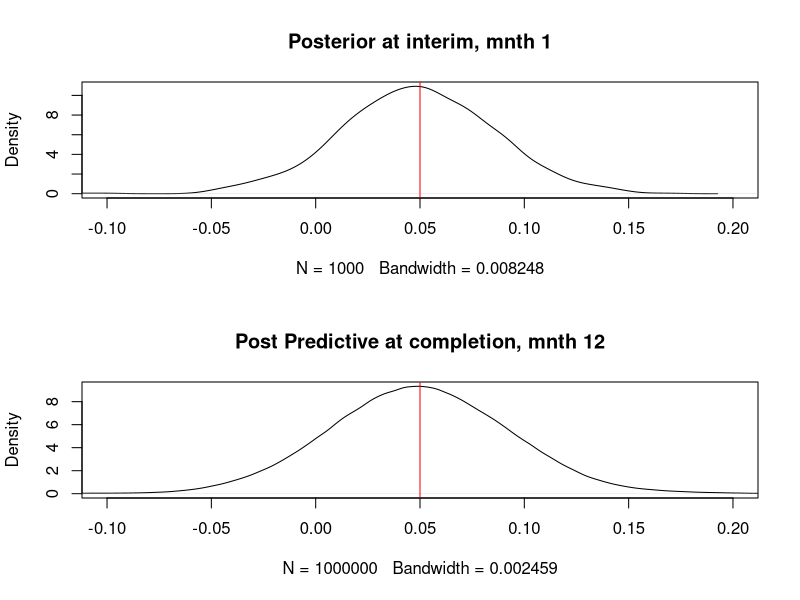

The R script that drew this image:


library(pwr)
library(ggplot2)

# Analtical n for 80 power
pwr.2p.test(h = ES.h(p1 = 0.10, p2 = 0.05), sig.level = 0.05, power = .80)

# Simulation for power at given n
fixed_compare_prop <- function(n_sim, n_per_arm, prop_ctrl, prop_trt){
  
  y_ctrl <- rbinom(n_sim, n_per_arm, prop_ctrl)
  y_trt <- rbinom(n_sim, n_per_arm, prop_trt)
  
  p_hat_ctrl <- y_ctrl / n_per_arm
  p_hat_trt <- y_trt / n_per_arm
  
  sd <- sqrt((p_hat_ctrl * (1-p_hat_ctrl)/n_per_arm) +
               (p_hat_trt * (1-p_hat_trt)/n_per_arm))
  
  confint <- p_hat_trt - p_hat_ctrl  - 
    qnorm(0.025) * sd
  
  return(mean(confint < 0))
}

n_sim <- 10
n_per_arm <- 425
prop_ctrl <- 0.10
prop_trt <- 0.05
fixed_compare_prop(n_sim, n_per_arm, prop_ctrl, prop_trt)

n_sim = 1000
n_per_month_per_arm = 40
time_point = 1
target_time_point = 12
prop_ctrl = 0.1
prop_trt = 0.05

sim_forecast <- function(n_sim = 1000,
                         n_per_month_per_arm = 40,
                         time_point = 3,
                         target_time_point = 12,
                         prop_ctrl = 0.1,
                         prop_trt = 0.05){
  
  # beta binomial
  n_per_arm <- time_point * n_per_month_per_arm 
  
  # For now just fix the number of success based on the prob of success
  # y_ctrl <- rbinom(n_sim, n_per_arm, ctrl_rate)
  # y_trt <- rbinom(n_sim, n_per_arm, trt_rate)
  
  y_ctrl <- n_per_arm * prop_ctrl
  y_trt <- n_per_arm * prop_trt
  
  # Sampling random variables from the posterior distributions of prop_ctrl and prop_trt
  # Assumes a beta(1,1) (uniform) prior
  post_ctrl <- rbeta(n_sim, 1 + y_ctrl, 1 + n_per_arm - y_ctrl)
  post_trt <- rbeta(n_sim, 1 + y_trt, 1 + n_per_arm - y_trt)
  
  # Calulating posterior for the difference between proportions
  # at the currect timepoint from pi1 - pi2
  post_diff <- post_ctrl - post_trt
  
  # Now you want to know what the number of successes is at the end of the 
  # study for each arm. This is a posterior predictive - you need to incorporate 
  # the uncertainty (posterior) in the ctrl and trt arms.
  n_per_arm <- target_time_point * n_per_month_per_arm 
  y_rep_ctrl <- rbinom(n_sim, size = n_per_arm, prob = post_ctrl)
  y_rep_trt <- rbinom(n_sim, size = n_per_arm, prob = post_trt)

  
  # Posterior predictives at end of study. This incorporates the uncertainty
  # in the estimate of the number of successes at the end of the trial.
  post_p_ctrl <- numeric()
  for(i in 1:length(y_rep_ctrl)){
    post_p_ctrl <- c(post_p_ctrl, 
                     rbeta(n_sim, 1 + y_rep_ctrl[i], 
                           1 + n_per_arm - y_rep_ctrl[i]))
  }

  post_p_trt <- numeric()
  for(i in 1:length(y_rep_trt)){
    post_p_trt <- c(post_p_trt, 
                    rbeta(n_sim, 1 + y_rep_trt[i], 
                          1 + n_per_arm - y_rep_trt[i]))
  }
  
  lret <- list(post_ctrl = post_ctrl, 
               post_trt = post_trt,
               post_p_ctrl = post_p_ctrl,
               post_p_trt = post_p_trt)
  
  return(lret)
  
}

  





l1 <- sim_forecast()

par(mfrow=c(2,1))
plot(density(l1$post_ctrl - l1$post_trt),
     main = paste("Posterior at interim, mnth", time_point), xlim=c(-0.1, 0.2))
abline(v = 0.05, col = "red")
plot(density(l1$post_p_ctrl - l1$post_p_trt),
     main = paste("Post Predictive at completion, mnth", target_time_point), xlim=c(-0.1, 0.2))
abline(v = 0.05, col = "red")
par(mfrow=c(1,1))
